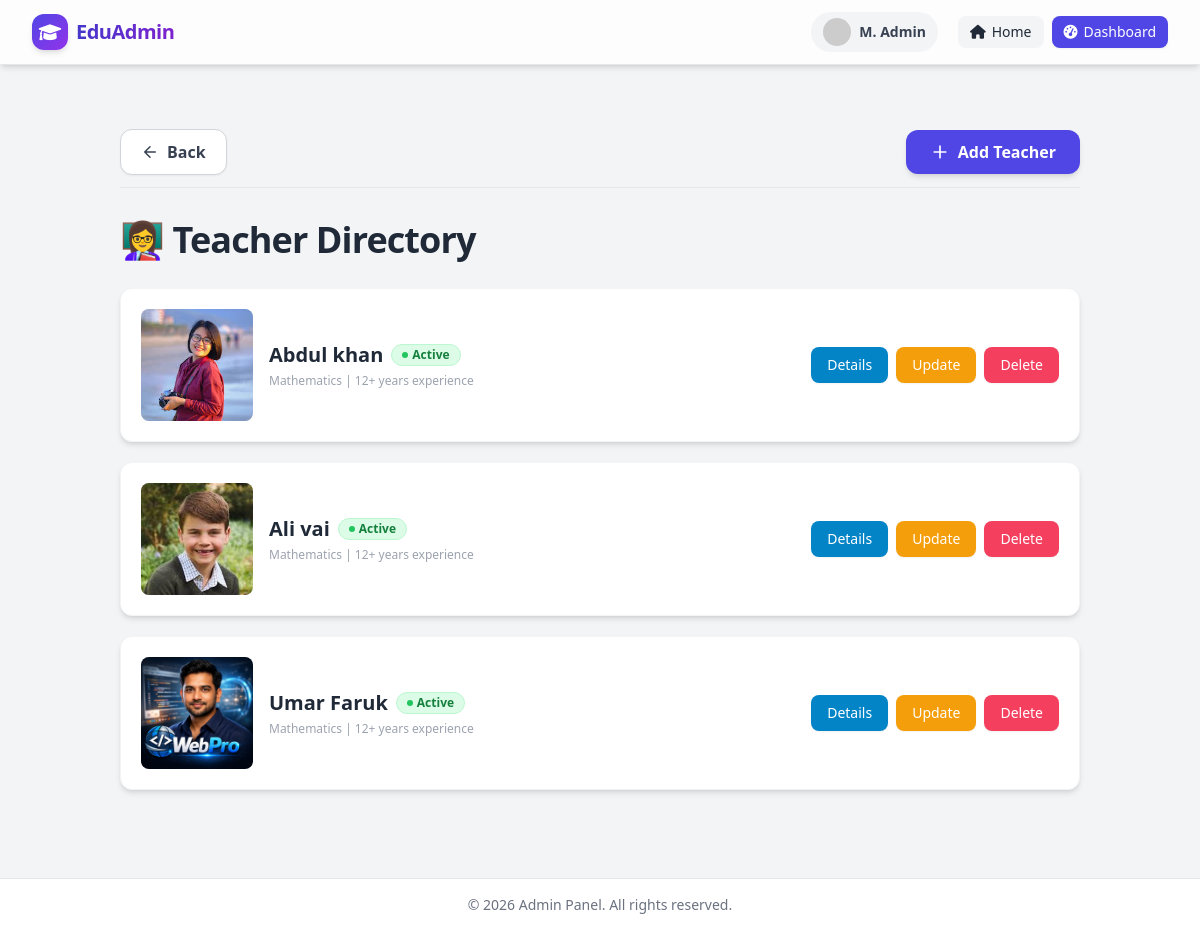
The page /teacher_list/ on the database its author committed.
### student/models.py (models this page shows, shortened)
class Teacher(models.Model):
    name = models.CharField(max_length=100)
    position = models.CharField(max_length=100)
    qualification = models.CharField(max_length=150)
    contact = models.CharField(max_length=15)
    img = models.ImageField(upload_to='teachers/profile/')
    documents = models.FileField(upload_to='teachers/documents/')
    created_at = models.DateTimeField(auto_now_add=True)
    is_active = models.BooleanField(default=True)
    class Meta:
        ordering = ['name']
        verbose_name = 'Teacher'
        verbose_name_plural = 'Teachers'

### student/views.py (the view)
# urls.py: path('teacher_list/',views.teacher_list, name='teacher_list' ),
def teacher_list(request):
    teachers = Teacher.objects.all()
    return render(request, 'teacher/t_list.html',{'teachers':teachers} )

### templates/teacher/t_list.html (shortened to what this page needs)
{% extends "admin/base.html"%}
{% block content%}
</head>
<body class="bg-gray-50 font-sans antialiased">
  <main class="max-w-5xl mx-auto px-4 sm:px-6 lg:px-8 py-8 md:py-10">
    <div class="flex flex-wrap items-center justify-between gap-4 mb-8 pb-3 border-b border-gray-200">
       <a href="{% url 'dashboard' %}">
      <button class="inline-flex items-center gap-2 px-5 py-2.5 rounded-xl bg-white border border-gray-300 text-gray-700 font-semibold shadow-sm hover:bg-gray-50 hover:shadow transition duration-200">
        <svg xmlns="http://www.w3.org/2000/svg" class="h-4.5 w-4.5" width="18" height="18" viewBox="0 0 24 24" fill="none" stroke="currentColor" stroke-width="2" stroke-linecap="round" stroke-linejoin="round"><path d="M19 12H5M12 19l-7-7 7-7"/></svg>
        Back
      </button>
     </a>
      <a href="{% url 'teacher_add' %}">
      <button class="inline-flex items-center gap-2 px-6 py-2.5 rounded-xl bg-indigo-600 hover:bg-indigo-700 text-white font-semibold shadow-md transition hover:shadow-lg">
        <svg xmlns="http://www.w3.org/2000/svg" class="h-5 w-5" viewBox="0 0 24 24" fill="none" stroke="currentColor" stroke-width="2" stroke-linecap="round" stroke-linejoin="round"><path d="M12 5v14M5 12h14"/></svg>
        Add Teacher
      </button>
    </div> </a>
    <div class="mb-7">
      <h1 class="text-3xl md:text-4xl font-extrabold tracking-tight text-gray-800">👩‍🏫 Teacher Directory</h1>
    </div>
    <div class="space-y-5">
      {% for teacher in teachers %}
      <div class="bg-white rounded-xl shadow-md border border-gray-100 overflow-hidden hover:shadow-lg transition-all duration-200">
        <div class="flex flex-wrap items-center gap-4 p-4 md:p-5 mobile-stack-row">
          <div class="teacher-img w-24 h-24 md:w-28 md:h-28 flex-shrink-0 rounded-lg overflow-hidden bg-gray-200">
            <img class="w-full h-full object-cover" src="{{teacher.img.url}}" alt="Teacher Sarah Johnson" loading="lazy">
          </div>
          <div class="flex-grow min-w-[160px]">
            <div class="flex items-center gap-2 flex-wrap">
              <h2 class="text-lg md:text-xl font-bold text-gray-800 line-clamp-1">{{teacher.name}}</h2>
              <span class="inline-flex items-center gap-1 px-2.5 py-0.5 rounded-full text-xs font-semibold bg-green-100 text-green-700 border border-green-200">
                <span class="w-1.5 h-1.5 rounded-full bg-green-500"></span>
                {% if teacher.is_active%}Active{% else %} Inactive {% endif %}
              </span>
            </div>
            <p class="text-xs text-gray-400 mt-1 hidden sm:block">Mathematics | 12+ years experience</p>
          </div>
          <div class="teacher-actions flex flex-wrap gap-2 justify-end ml-auto">
            <a href="{% url 'teacher_details' teacher.id %}"> <button class="bg-sky-600 hover:bg-sky-700 text-white text-sm font-medium px-4 py-2 rounded-lg shadow-sm transition">Details</button></a>
            <a href="{% url 'teacher_update' teacher.id %}"><button class="bg-amber-500 hover:bg-amber-600 text-white text-sm font-medium px-4 py-2 rounded-lg shadow-sm transition">Update</button></a>
            <button class="bg-rose-500 hover:bg-rose-600 text-white text-sm font-medium px-4 py-2 rounded-lg shadow-sm transition">Delete</button>
          </div>
        </div>
      </div>
      {% endfor %}
  </main>
</body>
{% endblock%}

### templates/teacher/t_list.html (style rules this page uses)
button, a { cursor: pointer; user-select: none; }
.line-clamp-1 { display: -webkit-box; -webkit-line-clamp: 1; -webkit-box-orient: vertical; overflow: hidden; }

### rows shown on the page
Teacher: img (picture), name "Abdul khan", is_active "Active"
Teacher: img (picture), name "Ali vai", is_active "Active"
Teacher: img (picture), name "Umar Faruk", is_active "Active"
